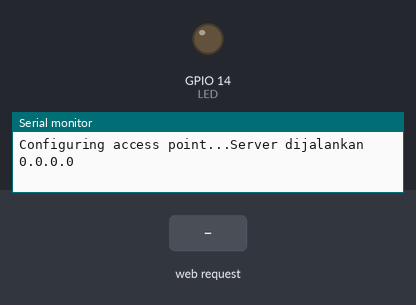
Recording of a sketch running on a simulated ESP8266 (NodeMCU). Parts: output pins drawn as LEDs (lit = HIGH), the last lines printed to the serial monitor. Inputs (shaded band) come from the test bench.

Above: at 1.2 s.
1.3 s: HTTP request GET /ledon received
At 2.4 s:
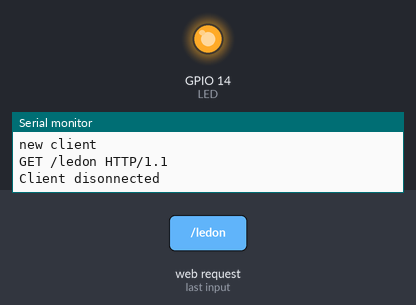
2.8 s: HTTP request GET /ledoff received
At 3.5 s:
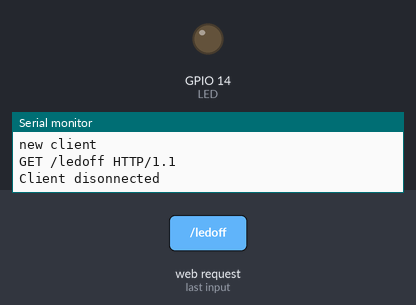
Timing chart, 0 to 5.8 s (numbered marks = the images above; inputs shaded):
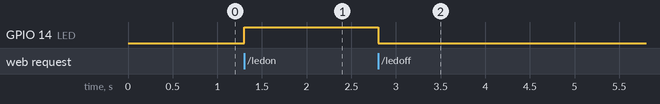

The sketch:

include_led.ino
```cpp
#include <ESP8266WiFi.h>
#define LED 14
const char* ssid = "freelance23";      // Nama AP/Hotspot
const char* password = "123321123";    // Password AP/Hotspot

WiFiServer server(80);
void setup() {
  Serial.begin(115200);
  delay(10);

  pinMode(LED, OUTPUT);
  digitalWrite(LED, LOW);

  // Mengatur WiFi ----------------------------------------------------------
  Serial.println();
  Serial.print("Configuring access point...");

  WiFi.mode(WIFI_AP);             // Mode AP/Hotspot
  WiFi.softAP(ssid, password);

  // Start the server -------------------------------------------------------
  server.begin();
  Serial.println("Server dijalankan");

  // Print the IP address ---------------------------------------------------
  Serial.println(WiFi.localIP());
}

void loop() {
  // Check if a client has connected
  WiFiClient client = server.available();
  if (!client) {
    return;
  }

  // Wait until the client sends some data
  Serial.println("new client");
  while (!client.available()) {
    delay(1);
  }

  // Read the first line of the request -------------------------------------
  String req = client.readStringUntil('\r');
  Serial.println(req);
  client.flush();

  //Command LED -------------------------------------------------------------
  if (req.indexOf("ledon") != -1) {
    digitalWrite(LED, HIGH);
  }
  else if (req.indexOf("ledoff") != -1) {
    digitalWrite(LED, LOW);
  }
  else {
    Serial.println("invalid request");
    client.stop();
    return;
  }

  client.flush();
  Serial.println("Client disonnected");

  // The client will actually be disconnected
  // when the function returns and 'client' object is detroyed
}
```

Measured:
- after the input at 1.3 s, GPIO 14 (LED): LOW → HIGH at once
- after the input at 2.8 s, GPIO 14 (LED): HIGH → LOW at once
